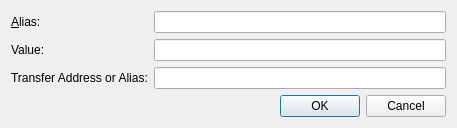
<?xml version="1.0" encoding="UTF-8"?>
<ui version="4.0">
 <class>EditAliasDialog</class>
 <widget class="QDialog" name="EditAliasDialog">
  <property name="geometry">
   <rect>
    <x>0</x>
    <y>0</y>
    <width>457</width>
    <height>126</height>
   </rect>
  </property>
  <property name="windowTitle">
   <string>Edit Alias</string>
  </property>
  <layout class="QVBoxLayout" name="verticalLayout">
   <item>
    <layout class="QFormLayout" name="formLayout">
     <property name="fieldGrowthPolicy">
      <enum>QFormLayout::AllNonFixedFieldsGrow</enum>
     </property>
     <item row="0" column="0">
      <widget class="QLabel" name="label_2">
       <property name="text">
        <string>&amp;Alias:</string>
       </property>
       <property name="buddy">
        <cstring>aliasEdit</cstring>
       </property>
      </widget>
     </item>
     <item row="0" column="1">
      <widget class="QLineEdit" name="aliasEdit">
       <property name="toolTip">
        <string>The alias name.</string>
       </property>
      </widget>
     </item>
     <item row="1" column="0">
      <widget class="QLabel" name="label">
       <property name="text">
        <string>Value:</string>
       </property>
       <property name="buddy">
        <cstring>nameEdit</cstring>
       </property>
      </widget>
     </item>
     <item row="1" column="1">
      <widget class="QLineEdit" name="nameEdit">
       <property name="toolTip">
        <string>The value associated with this alias.</string>
       </property>
      </widget>
     </item>
     <item row="2" column="1">
      <widget class="QLineEdit" name="transferEdit"/>
     </item>
     <item row="2" column="0">
      <widget class="QLabel" name="transferLabel">
       <property name="text">
        <string>Transfer Address or Alias:</string>
       </property>
       <property name="wordWrap">
        <bool>true</bool>
       </property>
      </widget>
     </item>
    </layout>
   </item>
   <item>
    <widget class="QDialogButtonBox" name="buttonBox">
     <property name="orientation">
      <enum>Qt::Horizontal</enum>
     </property>
     <property name="standardButtons">
      <set>QDialogButtonBox::Cancel|QDialogButtonBox::Ok</set>
     </property>
    </widget>
   </item>
  </layout>
 </widget>
 <resources/>
 <connections>
  <connection>
   <sender>buttonBox</sender>
   <signal>accepted()</signal>
   <receiver>EditAliasDialog</receiver>
   <slot>accept()</slot>
   <hints>
    <hint type="sourcelabel">
     <x>248</x>
     <y>254</y>
    </hint>
    <hint type="destinationlabel">
     <x>157</x>
     <y>274</y>
    </hint>
   </hints>
  </connection>
  <connection>
   <sender>buttonBox</sender>
   <signal>rejected()</signal>
   <receiver>EditAliasDialog</receiver>
   <slot>reject()</slot>
   <hints>
    <hint type="sourcelabel">
     <x>316</x>
     <y>260</y>
    </hint>
    <hint type="destinationlabel">
     <x>286</x>
     <y>274</y>
    </hint>
   </hints>
  </connection>
 </connections>
</ui>
